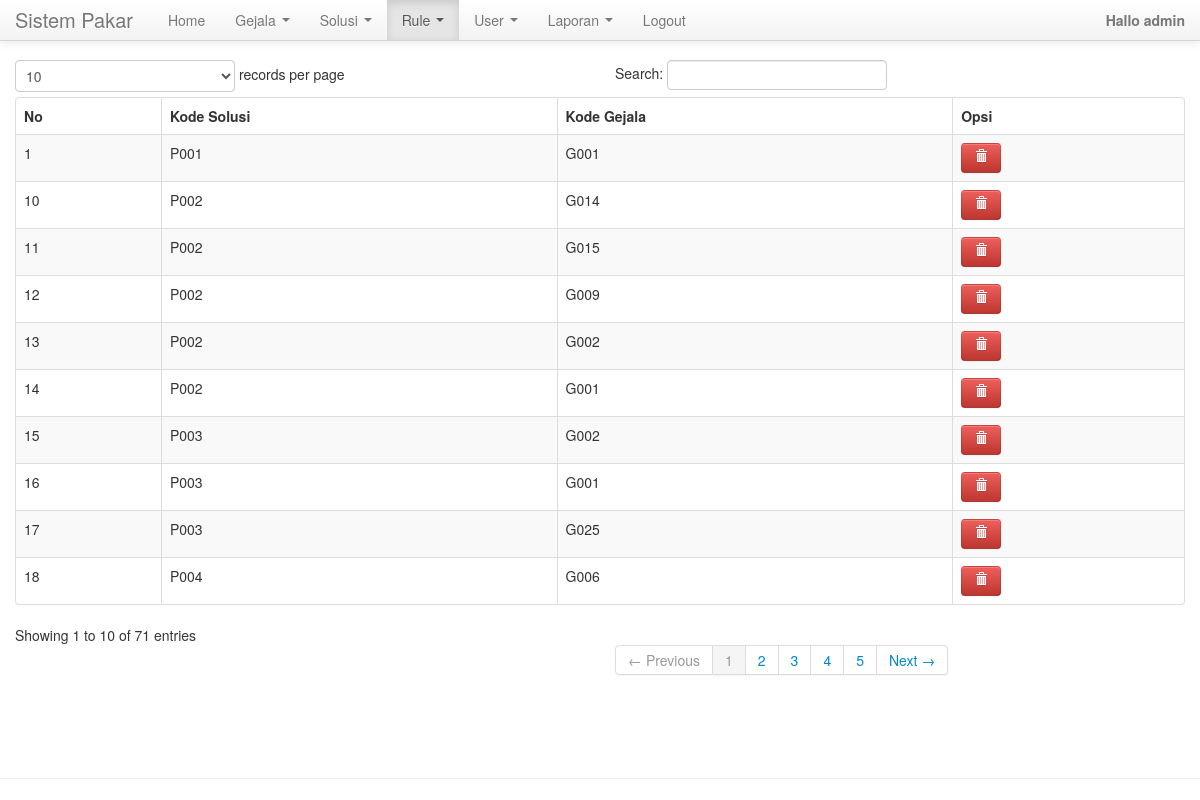
The app's page /4admin/rule.php?data (signed in) with its own data.
### tables this page shows
CREATE TABLE IF NOT EXISTS `rule` (
  `kd_solusi` char(4) NOT NULL,
  `kd_gejala` char(4) NOT NULL
);

### 4admin/rule.php (the view, shortened to what this page needs)
<?php include('atas.php'); ?>
<?php if(isset($_GET['data'])){ ?>
<table cellpadding="0" cellspacing="0" border="0" class="table table-striped table-bordered table-hover" id="example">
	<thead>
		<tr>
			<th>No</th>
			<th>Kode Solusi</th>
			<th>Kode Gejala</th>
			<th>Opsi</th>
		</tr>
	</thead>
	<tbody>
<?php
	$sql="select * from rule order by kd_solusi";
	$rs=mysql_query($sql); $no=1;
	while($row=mysql_fetch_array($rs)){	 ?>
		<tr class="odd gradeX">
			<td class="center"><?php echo $no; ?></td>
			<td><?php echo $row['kd_solusi']; ?></td>
			<td><?php echo $row['kd_gejala']; ?></td>
			<td class="center">
				<a title="Hapus Data" href="?hapus&id=<?php echo $row[0]; ?>" onclick="return confirm('Yakin Mau Hapus..?');" class="btn btn-danger"><i class="icon-trash icon-white"></i> </a>
			</td>
		</tr>
<?php $no++; } ?>
	</tbody>
</table>
<?php } ?>
<?php include('bawah.php'); ?>

### 4admin/atas.php (style rules this page uses)
body { padding-top: 60px; padding-bottom: 40px; }

### records on screen
rule: kd_solusi "P001", kd_gejala "G001"
rule: kd_solusi "P002", kd_gejala "G014"
rule: kd_solusi "P002", kd_gejala "G015"
rule: kd_solusi "P002", kd_gejala "G009"
rule: kd_solusi "P002", kd_gejala "G002"
rule: kd_solusi "P002", kd_gejala "G001"
rule: kd_solusi "P003", kd_gejala "G002"
rule: kd_solusi "P003", kd_gejala "G001"
rule: kd_solusi "P003", kd_gejala "G025"
rule: kd_solusi "P004", kd_gejala "G006"

### other values on screen
$_SESSION['SES_USER'] "admin"
